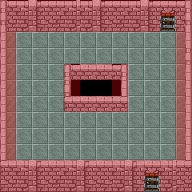

This is a level from a 2D game, rendered from its Tiled map with the project's own tilesets. A one-line summary and the complete map file follow:
An orthogonal 12x12 tile map with 16x16 px tiles, 2 tile layers (Tile Layer 1, collision), 2 tilesets.

<map version="1.2" tiledversion="1.2.3" orientation="orthogonal" renderorder="right-down" width="12" height="12" tilewidth="16" tileheight="16" infinite="0" nextlayerid="3" nextobjectid="1">
 <tileset firstgid="1" name="rpg_indoor" tilewidth="16" tileheight="16" tilecount="132" columns="11">
  <image source="../sprites/rpg_indoor.png" width="176" height="192" />
 </tileset>
 <tileset firstgid="133" source="collision_graphic.tsx" />
 <layer id="1" name="Tile Layer 1" width="12" height="12">
  <data encoding="csv">
1,2,3,4,2,2,3,4,5,6,10,11,
12,13,14,15,13,13,14,15,16,17,21,22,
94,73,73,73,73,73,73,73,73,73,73,70,
94,73,73,73,73,73,73,73,73,73,73,81,
94,73,73,73,1,48,48,11,73,73,73,70,
94,73,73,73,23,29,29,33,73,73,73,70,
94,73,73,73,45,48,48,55,73,73,73,70,
94,73,73,73,73,73,73,73,73,73,73,70,
94,73,73,73,73,73,73,73,73,73,73,70,
94,73,73,73,73,73,73,73,73,73,73,70,
45,46,47,48,49,50,51,52,53,54,52,55,
56,57,58,59,60,61,62,63,64,65,63,66
</data>
 </layer>
 <layer id="2" name="collision" width="12" height="12" opacity="0.3">
  <data encoding="csv">
133,133,133,133,133,133,133,133,133,133,133,133,
133,133,133,133,133,133,133,133,133,133,0,133,
133,0,0,0,0,0,0,0,0,0,0,133,
133,0,0,0,0,0,0,0,0,0,0,133,
133,0,0,0,133,133,133,133,0,0,0,133,
133,0,0,0,133,0,0,133,0,0,0,133,
133,0,0,0,133,133,133,133,0,0,0,133,
133,0,0,0,0,0,0,0,0,0,0,133,
133,0,0,0,0,0,0,0,0,0,0,133,
133,0,0,0,0,0,0,0,0,0,0,133,
133,133,133,133,133,133,133,133,133,133,133,133,
133,133,133,133,133,133,133,133,133,0,133,133
</data>
 </layer>
</map>
